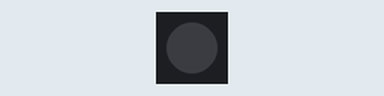
The program below on a simulated CircuitPython board. On the bench: 1 RGB LEDs in strip order, left to right.

Above: at 1.0 s.
At 3.0 s:
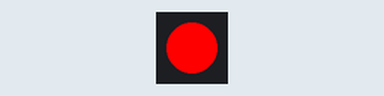
At 5.0 s:
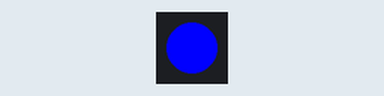
At 7.0 s:
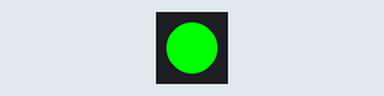
Timing chart, 0 to 10.4 s (numbered marks = the images above):
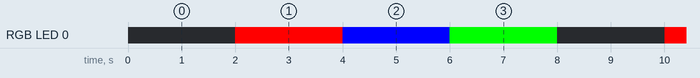

The program:

dotstar_test.py
```python
import adafruit_dotstar
import time
import board


class dotstar:
    def __init__(self):
        # Turn off the bright LED called a DotStar
        self.dotstar = adafruit_dotstar.DotStar(
            board.APA102_SCK, board.APA102_MOSI, 1, brightness=255.0, auto_write=True
        )
        self.dotstar[0] = (0, 0, 0, 0.0)

    def red(self):
        self.dotstar[0] = (255, 0, 0, 10.0)

    def green(self):
        self.dotstar[0] = (0, 255, 0, 10.0)

    def blue(self):
        self.dotstar[0] = (0, 0, 255, 10.0)

    def off(self):
        self.dotstar[0] = (0, 0, 0, 0.0)


myDot = dotstar()
while True:
    myDot.off()
    time.sleep(2)
    myDot.red()
    time.sleep(2)
    myDot.blue()
    time.sleep(2)
    myDot.green()
    time.sleep(2)
```

Measured:
- by itself, RGB LED 0: repeats every 8.0 s: RGB(0, 0, 255) 2.0 s, RGB(0, 255, 0) 2.0 s, off 2.0 s, RGB(255, 0, 0) 2.0 s
- by itself, everything shown: repeats every 8.0 s, in 4 steps
